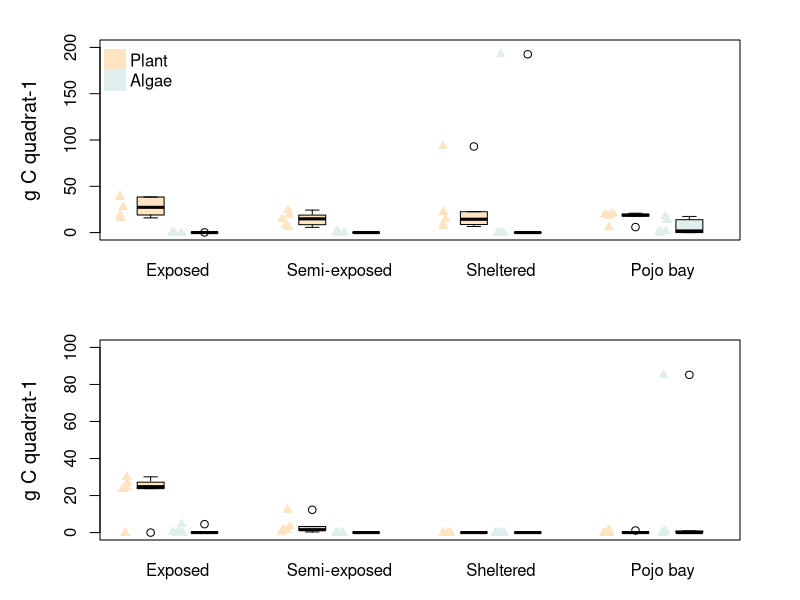

Reproduce this figure in R.
##%######################################################%##
#                                                          #
####                  Load R packages                   ####
#                                                          #
##%######################################################%##
resetPar <- function() {
  dev.new()
  op <- par(no.readonly = TRUE)
  dev.off()
  op
}
par(resetPar())

ipak <- function(pkg){
  new.pkg <- pkg[!(pkg %in% installed.packages()[, "Package"])]
  if (length(new.pkg)) 
    install.packages(new.pkg, dependencies = TRUE)
  sapply(pkg, require, character.only = TRUE)
}

# usage
packages <- c('readxl', 'data.table', 'vegan', 'reshape2', 'moments')
ipak(packages)


############################                          
##Tidying up the datasheet##
############################

Spatial_Campaign_data_exp <- read_excel("DATA/Spatial_Campaign_data.xlsx", 
                                    sheet = "Exposed", na = "NA")
Spatial_Campaign_data_semi <- read_excel("DATA/Spatial_Campaign_data.xlsx", 
                                        sheet = "Semi", na = "NA")
Spatial_Campaign_data_shel <- read_excel("DATA/Spatial_Campaign_data.xlsx", 
                                        sheet = "Sheltered", na = "NA")
Spatial_Campaign_data_pojo <- read_excel("DATA/Spatial_Campaign_data.xlsx", 
                                        sheet = "Pojo", na = "NA")

Exposed_data <- Spatial_Campaign_data_exp[,c(1:4,29:34)]
Semi_data <-Spatial_Campaign_data_semi[,c(1:4,30:35)]
Shel_data <-Spatial_Campaign_data_shel[,c(1:4,34:39)]
Pojo_data <-Spatial_Campaign_data_pojo[,c(1:4,32:37)]


################################                          
##Cstocks based on C/N Samples##
################################

#######################################                          
##Cstocks on previous aggregate value##
#######################################

### Plants
Exposed_data$`Total  dry mass (mg)`[is.na(Exposed_data$`Total  dry mass (mg)`)] <- 0
Semi_data$`Total  dry mass (mg)`[is.na(Semi_data$`Total  dry mass (mg)`)] <- 0
Shel_data$`Total  dry mass (mg)`[is.na(Shel_data$`Total  dry mass (mg)`)] <- 0
Pojo_data$`Total  dry mass (mg)`[is.na(Pojo_data$`Total  dry mass (mg)`)] <- 0

Exposed_data$Total_dry_mass_gm2 <- (Exposed_data$`Total  dry mass (mg)`/(0.27*0.27))/1000
Semi_data$Total_dry_mass_gm2 <- (Semi_data$`Total  dry mass (mg)`/(0.27*0.27))/1000
Shel_data$Total_dry_mass_gm2 <- (Shel_data$`Total  dry mass (mg)`/(0.27*0.27))/1000
Pojo_data$Total_dry_mass_gm2 <- (Pojo_data$`Total  dry mass (mg)`/(0.27*0.27))/1000

Exposed_data$Cstock_gm2 <- Exposed_data$Total_dry_mass_gm2*0.38
Semi_data$Cstock_gm2 <- Semi_data$Total_dry_mass_gm2*0.38
Shel_data$Cstock_gm2 <- Shel_data$Total_dry_mass_gm2*0.38
Pojo_data$Cstock_gm2 <- Pojo_data$Total_dry_mass_gm2*0.38

### Algae
Exposed_data$Algae_dry_mass_gm2 <- (Exposed_data$`Algae dry mass (mg)`/(0.27*0.27))/1000
Semi_data$Algae_dry_mass_gm2 <- (Semi_data$`Algae dry mass (mg)`/(0.27*0.27))/1000
Shel_data$Algae_dry_mass_gm2 <- (Shel_data$`Algae dry mass (mg)`/(0.27*0.27))/1000
Pojo_data$Algae_dry_mass_gm2 <- (Pojo_data$`Algae dry mass (mg)`/(0.27*0.27))/1000

Exposed_data$Algae_Cstock_gm2 <- Exposed_data$Algae_dry_mass_gm2*0.38
Semi_data$Algae_Cstock_gm2 <- Semi_data$Algae_dry_mass_gm2*0.38
Shel_data$Algae_Cstock_gm2 <- Shel_data$Algae_dry_mass_gm2*0.38
Pojo_data$Algae_Cstock_gm2 <- Pojo_data$Algae_dry_mass_gm2*0.38

##%######################################################%##
#                                                          #
####            Total c stocks per quadrat              ####
#                                                          #
##%######################################################%##

### Plant
Cstock_exp_quad <- aggregate(x=Exposed_data$Cstock_gm2,
                             by=list(Exposed_data$Site,Exposed_data$`Site number`), FUN=sum)
Cstock_exp_quad_Deep <- Cstock_exp_quad[-c(9:16,23:27,34:39,46:57),]
Cstock_exp_quad_Shallow <-Cstock_exp_quad[c(9:16,23:27,34:39,46:57),]
colnames(Cstock_exp_quad_Deep) <- c("Site","Site_number","Cstock_gm2")
colnames(Cstock_exp_quad_Shallow) <- c("Site","Site_number","Cstock_gm2")

Cstock_semi_quad <- aggregate(x=Semi_data$Cstock_gm2,
                              by=list(Semi_data$Site,Semi_data$`Site number`), FUN=sum)
Cstock_semi_quad_Deep <- Cstock_semi_quad[-c(7:12,19:24,31:36,43:48,55:60),]
Cstock_semi_quad_Shallow <-Cstock_semi_quad[c(7:12,19:24,31:36,43:48,55:60),]
colnames(Cstock_semi_quad_Deep) <- c("Site","Site_number","Cstock_gm2")
colnames(Cstock_semi_quad_Shallow) <- c("Site","Site_number","Cstock_gm2")

Cstock_shel_quad_Shallow <- aggregate(x=Shel_data$Cstock_gm2,
                                      by=list(Shel_data$Site,Shel_data$`Site number`), FUN=sum)
colnames(Cstock_shel_quad_Shallow) <- c("Site","Site_number","Cstock_gm2")

Cstock_pojo_quad <- aggregate(x=Pojo_data$Cstock_gm2,
                              by=list(Pojo_data$Site,Pojo_data$`Site number`), FUN=sum)
Cstock_pojo_quad_Deep <- Cstock_pojo_quad[c(7:12,19:24),]
Cstock_pojo_quad_Shallow <-Cstock_pojo_quad[c(1:6,13:18,25:42),]
colnames(Cstock_pojo_quad_Deep) <- c("Site","Site_number","Cstock_gm2")
colnames(Cstock_pojo_quad_Shallow) <- c("Site","Site_number","Cstock_gm2")

### Algae
Cstock_exp_Alg_quad <- aggregate(x=Exposed_data$Algae_Cstock_gm2,
                             by=list(Exposed_data$Site,Exposed_data$`Site number`), FUN=sum)
Cstock_exp_Alg_quad_Deep <- Cstock_exp_Alg_quad[-c(9:16,23:27,34:39,46:57),]
Cstock_exp_Alg_quad_Shallow <-Cstock_exp_Alg_quad[c(9:16,23:27,34:39,46:57),]
colnames(Cstock_exp_Alg_quad_Deep) <- c("Site","Site_number","Algae_Cstock_gm2")
colnames(Cstock_exp_Alg_quad_Shallow) <- c("Site","Site_number","Algae_Cstock_gm2")

Cstock_semi_Alg_quad <- aggregate(x=Semi_data$Algae_Cstock_gm2,
                              by=list(Semi_data$Site,Semi_data$`Site number`), FUN=sum)
Cstock_semi_Alg_quad_Deep <- Cstock_semi_Alg_quad[-c(7:12,19:24,31:36,43:48,55:60),]
Cstock_semi_Alg_quad_Shallow <-Cstock_semi_Alg_quad[c(7:12,19:24,31:36,43:48,55:60),]
colnames(Cstock_semi_Alg_quad_Deep) <- c("Site","Site_number","Algae_Cstock_gm2")
colnames(Cstock_semi_Alg_quad_Shallow) <- c("Site","Site_number","Algae_Cstock_gm2")

Cstock_shel_Alg_quad_Shallow <- aggregate(x=Shel_data$Algae_Cstock_gm2,
                                      by=list(Shel_data$Site,Shel_data$`Site number`), FUN=sum)
colnames(Cstock_shel_Alg_quad_Shallow) <- c("Site","Site_number","Algae_Cstock_gm2")

Cstock_pojo_Alg_quad <- aggregate(x=Pojo_data$Algae_Cstock_gm2,
                              by=list(Pojo_data$Site,Pojo_data$`Site number`), FUN=sum)
Cstock_pojo_Alg_quad_Deep <- Cstock_pojo_Alg_quad[c(7:12,19:24),]
Cstock_pojo_Alg_quad_Shallow <-Cstock_pojo_Alg_quad[c(1:6,13:18,25:42),]
colnames(Cstock_pojo_Alg_quad_Deep) <- c("Site","Site_number","Algae_Cstock_gm2")
colnames(Cstock_pojo_Alg_quad_Shallow) <- c("Site","Site_number","Algae_Cstock_gm2")


##%######################################################%##
#                                                          #
####            Average c stocks per site               ####
#                                                          #
##%######################################################%##

################################
##Mean Cstock per site (DEEP)##
################################

### Plant
Cstock_exp_deep <- aggregate(x=Cstock_exp_quad_Deep$Cstock_gm2, by=list(Cstock_exp_quad_Deep$Site_number), FUN=mean)
colnames(Cstock_exp_deep)<-c("Site_number","Cstock_gm2")
Site_group = c("exposed", "exposed", "exposed","exposed")
Cstock_exp_deep <- cbind(Cstock_exp_deep,Site_group)
Cstock_exp_5 <- data.frame(Site_number=c(5),Cstock_gm2=c(0),Site_group=c("exposed"))
Cstock_exp_deep <-rbind(Cstock_exp_deep,Cstock_exp_5)

Cstock_semi_deep <- aggregate(x=Cstock_semi_quad_Deep$Cstock_gm2, by=list(Cstock_semi_quad_Deep$Site_number), FUN=mean)
colnames(Cstock_semi_deep)<-c("Site_number","Cstock_gm2")
Site_group = c("semi", "semi", "semi","semi","semi")
Cstock_semi_deep <- cbind(Cstock_semi_deep,Site_group)


Site_number <-c(1,2,3,4,5)
Cstock_gm2<-c(0,0,0,0,0)
Site_group <- c("sheltered","sheltered","sheltered","sheltered","sheltered")
Cstock_shel_deep <-data.frame(Site_number=Site_number,
                              Cstock_gm2=Cstock_gm2,
                              Site_group=Site_group)

Cstock_pojo_deep <- aggregate(x=Cstock_pojo_quad_Deep$Cstock_gm2, 
                              by=list(Cstock_pojo_quad_Deep$Site_number), FUN=mean)
colnames(Cstock_pojo_deep)<-c("Site_number","Cstock_gm2")
Site_group = c("Pojo", "Pojo")
Cstock_pojo_deep <- cbind(Cstock_pojo_deep,Site_group)
Cstock_pojo_145 <- data.frame(Site_number=c(1,4,5),Cstock_gm2=c(0,0,0),Site_group=c("Pojo","Pojo","Pojo"))
Cstock_pojo_deep <-rbind(Cstock_pojo_deep,Cstock_pojo_145)

### Algae
Cstock_exp_deep_Alg <- aggregate(x=Cstock_exp_Alg_quad_Deep$Algae_Cstock_gm2, by=list(Cstock_exp_Alg_quad_Deep$Site_number), FUN=mean)
colnames(Cstock_exp_deep_Alg)<-c("Site_number","Cstock_gm2")
Site_group = c("exposed", "exposed", "exposed","exposed")
Cstock_exp_deep_Alg <- cbind(Cstock_exp_deep_Alg,Site_group)
Cstock_exp_5 <- data.frame(Site_number=c(5),Cstock_gm2=c(0),Site_group=c("exposed"))
Cstock_exp_deep_Alg <-rbind(Cstock_exp_deep_Alg,Cstock_exp_5)

Cstock_semi_deep_Alg <- aggregate(x=Cstock_semi_Alg_quad_Deep$Algae_Cstock_gm2, by=list(Cstock_semi_quad_Deep$Site_number), FUN=mean)
colnames(Cstock_semi_deep_Alg)<-c("Site_number","Cstock_gm2")
Site_group = c("semi", "semi", "semi","semi","semi")
Cstock_semi_deep_Alg <- cbind(Cstock_semi_deep_Alg,Site_group)


Site_number <-c(1,2,3,4,5)
Cstock_gm2<-c(0,0,0,0,0)
Site_group <- c("sheltered","sheltered","sheltered","sheltered","sheltered")
Cstock_shel_deep_Alg <-data.frame(Site_number=Site_number,
                              Cstock_gm2=Cstock_gm2,
                              Site_group=Site_group)

Cstock_pojo_deep_Alg <- aggregate(x=Cstock_pojo_Alg_quad_Deep$Algae_Cstock_gm2, 
                              by=list(Cstock_pojo_Alg_quad_Deep$Site_number), FUN=mean)
colnames(Cstock_pojo_deep_Alg)<-c("Site_number","Cstock_gm2")
Site_group = c("Pojo", "Pojo")
Cstock_pojo_deep_Alg <- cbind(Cstock_pojo_deep_Alg,Site_group)
Cstock_pojo_deep_Alg <-rbind(Cstock_pojo_deep_Alg,Cstock_pojo_145)



Cstock_all_mean_deep <-rbind(Cstock_exp_deep,Cstock_semi_deep,Cstock_shel_deep,Cstock_pojo_deep,
                             Cstock_exp_deep_Alg,Cstock_semi_deep_Alg,Cstock_shel_deep_Alg,Cstock_pojo_deep_Alg)
Cstock_all_mean_deep$Macrophytes <- c("Plants","Plants","Plants","Plants","Plants",
                                      "Plants","Plants","Plants","Plants","Plants",
                                      "Plants","Plants","Plants","Plants","Plants",
                                      "Plants","Plants","Plants","Plants","Plants",
                                      "Algae","Algae","Algae","Algae","Algae",
                                      "Algae","Algae","Algae","Algae","Algae",
                                      "Algae","Algae","Algae","Algae","Algae",
                                      "Algae","Algae","Algae","Algae","Algae")

##################################
##Mean Cstock per site (Shallow)##
##################################

### Plant
Cstock_exp_shallow <- aggregate(x=Cstock_exp_quad_Shallow$Cstock_gm2, by=list(Cstock_exp_quad_Shallow$Site_number), FUN=mean)
colnames(Cstock_exp_shallow)<-c("Site_number","Cstock_gm2")
Site_group = c("exposed", "exposed", "exposed","exposed","exposed")
Cstock_exp_shallow <- cbind(Cstock_exp_shallow,Site_group)

Cstock_semi_shallow <- aggregate(x=Cstock_semi_quad_Shallow$Cstock_gm2, by=list(Cstock_semi_quad_Shallow$Site_number), FUN=mean)
colnames(Cstock_semi_shallow)<-c("Site_number","Cstock_gm2")
Site_group = c("semi", "semi", "semi","semi","semi")
Cstock_semi_shallow <- cbind(Cstock_semi_shallow,Site_group)

Cstock_shel_shallow <- aggregate(x=Cstock_shel_quad_Shallow$Cstock_gm2, by=list(Cstock_shel_quad_Shallow$Site_number), FUN=mean)
colnames(Cstock_shel_shallow)<-c("Site_number","Cstock_gm2")
Site_group = c("sheltered", "sheltered", "sheltered","sheltered","sheltered")
Cstock_shel_shallow <- cbind(Cstock_shel_shallow,Site_group)

Cstock_pojo_shallow <- aggregate(x=Cstock_pojo_quad_Shallow$Cstock_gm2,
                                 by=list(Cstock_pojo_quad_Shallow$Site_number), FUN=mean)
colnames(Cstock_pojo_shallow)<-c("Site_number","Cstock_gm2")
Site_group = c("Pojo", "Pojo", "Pojo","Pojo","Pojo")
Cstock_pojo_shallow <- cbind(Cstock_pojo_shallow,Site_group)

### Algae
Cstock_exp_shallow_Alg <- aggregate(x=Cstock_exp_Alg_quad_Shallow$Algae_Cstock_gm2, by=list(Cstock_exp_Alg_quad_Shallow$Site_number), FUN=mean)
colnames(Cstock_exp_shallow_Alg)<-c("Site_number","Cstock_gm2")
Site_group = c("exposed", "exposed", "exposed","exposed","exposed")
Cstock_exp_shallow_Alg <- cbind(Cstock_exp_shallow_Alg,Site_group)

Cstock_semi_shallow_Alg <- aggregate(x=Cstock_semi_Alg_quad_Shallow$Algae_Cstock_gm2, by=list(Cstock_semi_Alg_quad_Shallow$Site_number), FUN=mean)
colnames(Cstock_semi_shallow_Alg)<-c("Site_number","Cstock_gm2")
Site_group = c("semi", "semi", "semi","semi","semi")
Cstock_semi_shallow_Alg <- cbind(Cstock_semi_shallow_Alg,Site_group)

Cstock_shel_shallow_Alg <- aggregate(x=Cstock_shel_Alg_quad_Shallow$Algae_Cstock_gm2, by=list(Cstock_shel_Alg_quad_Shallow$Site_number), FUN=mean)
colnames(Cstock_shel_shallow_Alg)<-c("Site_number","Cstock_gm2")
Site_group = c("sheltered", "sheltered", "sheltered","sheltered","sheltered")
Cstock_shel_shallow_Alg <- cbind(Cstock_shel_shallow_Alg,Site_group)

Cstock_pojo_shallow_Alg <- aggregate(x=Cstock_pojo_Alg_quad_Shallow$Algae_Cstock_gm2,
                                 by=list(Cstock_pojo_Alg_quad_Shallow$Site_number), FUN=mean)
colnames(Cstock_pojo_shallow_Alg)<-c("Site_number","Cstock_gm2")
Site_group = c("Pojo", "Pojo", "Pojo","Pojo","Pojo")
Cstock_pojo_shallow_Alg <- cbind(Cstock_pojo_shallow_Alg,Site_group)



Cstock_all_mean_shallow <-rbind(Cstock_exp_shallow,Cstock_semi_shallow,Cstock_shel_shallow,Cstock_pojo_shallow,
                             Cstock_exp_shallow_Alg,Cstock_semi_shallow_Alg,Cstock_shel_shallow_Alg,
                             Cstock_pojo_shallow_Alg)
Cstock_all_mean_shallow$Macrophytes <- c("Plants","Plants","Plants","Plants","Plants",
                                      "Plants","Plants","Plants","Plants","Plants",
                                      "Plants","Plants","Plants","Plants","Plants",
                                      "Plants","Plants","Plants","Plants","Plants",
                                      "Algae","Algae","Algae","Algae","Algae",
                                      "Algae","Algae","Algae","Algae","Algae",
                                      "Algae","Algae","Algae","Algae","Algae",
                                      "Algae","Algae","Algae","Algae","Algae")

##%######################################################%##
#                                                          #
####        Boxplot Average c stocks per site           ####
#                                                          #
##%######################################################%##

Cstock_all_mean_shallow$MacrophyteCategory <- factor(paste(Cstock_all_mean_shallow$Site_group, 
                                                           Cstock_all_mean_shallow$Macrophytes, sep = "_"),
  levels = c(
    "exposed_Plants", "exposed_Algae",
    "semi_Plants", "semi_Algae",
    "sheltered_Plants", "sheltered_Algae",
    "Pojo_Plants", "Pojo_Algae"
  ))
Cstock_all_mean_deep$MacrophyteCategory <- factor(paste(Cstock_all_mean_deep$Site_group, 
                                                           Cstock_all_mean_deep$Macrophytes, sep = "_"),
                                                     levels = c(
                                                       "exposed_Plants", "exposed_Algae",
                                                       "semi_Plants", "semi_Algae",
                                                       "sheltered_Plants", "sheltered_Algae",
                                                       "Pojo_Plants", "Pojo_Algae"
                                                     ))



png(
  "output_plot/CarbonStocksBoxplotB.jpg",
  width = 13,
  height = 8,
  units = 'in',
  res = 300
)

par(mfcol=c(2,1))

par(mar = c(3, 5, 2, 3))

Cstock_all_mean_shallow$MacrophyteCategory <- factor(Cstock_all_mean_shallow$MacrophyteCategory , # Reorder factor levels
                        c("exposed_Plants", "exposed_Algae", "semi_Plants", "semi_Algae", 
                          "sheltered_Plants", "sheltered_Algae", "Pojo_Plants", "Pojo_Algae"))

boxplot(Cstock_gm2 ~ MacrophyteCategory, data = Cstock_all_mean_shallow,
        boxwex = 0.5, col = c("bisque","azure2"),
        main = NA,
        xlab = NA, ylab = "g C quadrat-1", ylim = c(0, 200),at = c(1, 2, 4, 5, 7, 8, 10, 11),
        lex.order = TRUE, xaxt="n",cex.lab = 1.2)

stripchart(Cstock_gm2 ~ MacrophyteCategory,
           data = Cstock_all_mean_shallow,
           method = "jitter",
           at = c(0.5, 1.5, 3.5, 4.5, 6.5,7.5,9.5,10.5),
           pch = 17,
           col = c("bisque","azure2"),
           vertical = TRUE,
           add = TRUE)

label=c("Exposed", "Semi-exposed", "Sheltered", "Pojo bay")

axis(1, 
     at = seq(1.5 , 11 , 3), 
     labels = label , 
     tick=FALSE , cex=1.2)

legend("topleft", legend = c("Plant", "Algae"), 
       col=c("bisque","azure2"),
       pch = 15, bty = "n", pt.cex = 3, cex = 1,  horiz = F)


Cstock_all_mean_deep$MacrophyteCategory <- factor(Cstock_all_mean_deep$MacrophyteCategory , # Reorder factor levels
                                                     c("exposed_Plants", "exposed_Algae", "semi_Plants", "semi_Algae", 
                                                       "sheltered_Plants", "sheltered_Algae", "Pojo_Plants", "Pojo_Algae"))
boxplot(Cstock_gm2 ~ MacrophyteCategory, data = Cstock_all_mean_deep,
        boxwex = 0.5, col = c("bisque","azure2"),
        main = NA,
        xlab = NA, ylab = "g C quadrat-1", ylim = c(0, 100),at = c(1, 2, 4, 5, 7, 8, 10, 11),
        lex.order = TRUE, xaxt="n",cex.lab = 1.2)

stripchart(Cstock_gm2 ~ MacrophyteCategory,
           data = Cstock_all_mean_deep,
           method = "jitter",
           at = c(0.5, 1.5, 3.5, 4.5, 6.5,7.5,9.5,10.5),
           pch = 17,
           col = c("bisque","azure2"),
           vertical = TRUE,
           add = TRUE)

label=c("Exposed", "Semi-exposed", "Sheltered", "Pojo bay")

axis(1, 
     at = seq(1.5 , 11 , 3), 
     labels = label , 
     tick=FALSE , cex=1.2)
dev.off()









